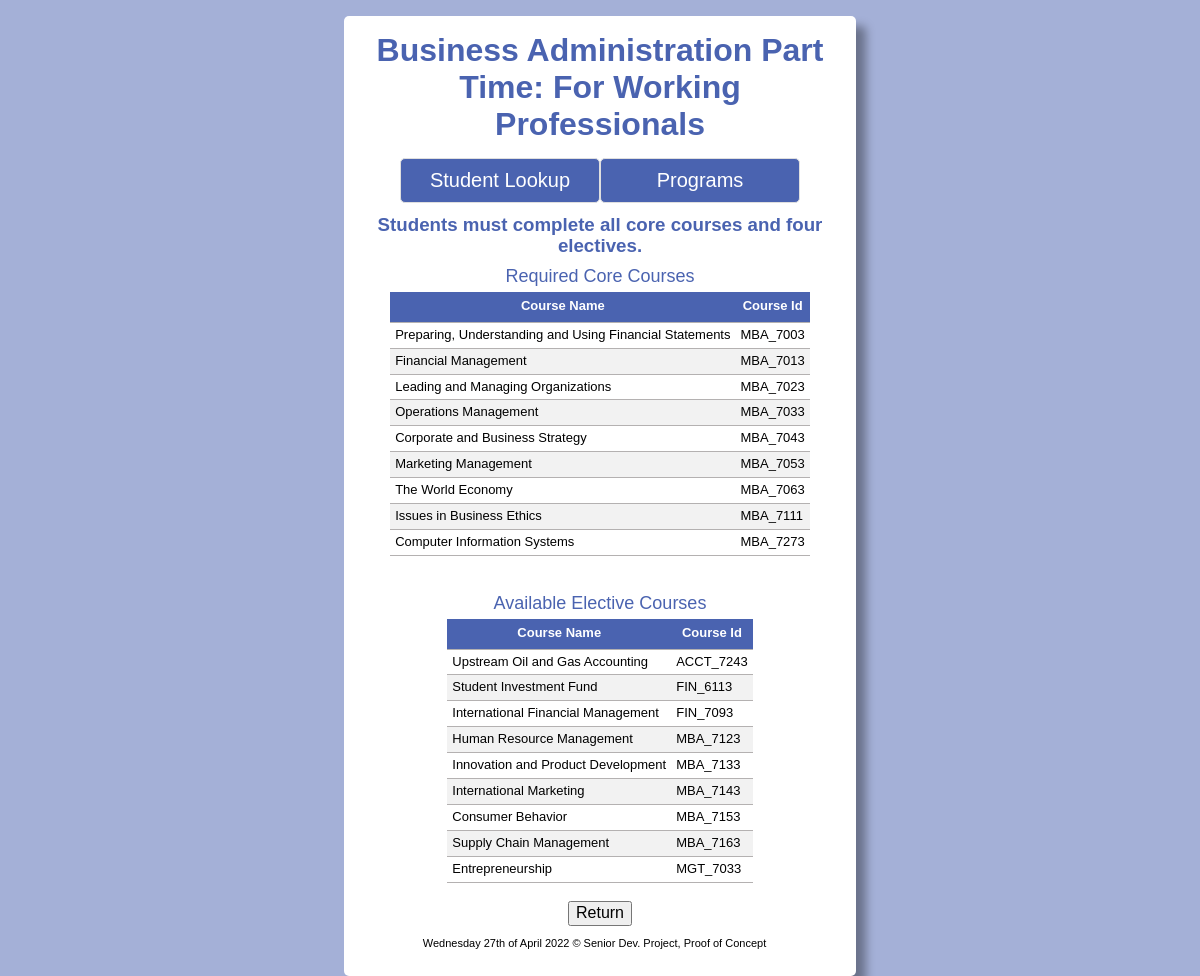
The app's page /SDP/scripts/program/mba_part_time.php with its own data.
### tables this page shows
CREATE TABLE IF NOT EXISTS courses(
course_id VARCHAR(20) NOT NULL,
course_name VARCHAR(100),
PRIMARY KEY(course_id)
);

### SDP/scripts/program/mba_part_time.php (the view, shortened to what this page needs)
<?php
require_once('../echoHTML.php');
require_once('../database.php');
echo '
<!DOCTYPE html>
<html lang="en">
  <head>
    <meta charset="UTF-8" />
    <meta http-equiv="X-UA-Compatible" content="IE=edge" />
    <meta name="viewport" content="width=device-width, initial-scale=1.0" />
    <link rel="stylesheet" href="../../styles/normalize.css" />
    <link rel="stylesheet" href="../../styles/grad_check.css" />
    <title>MBA: Part Time</title>
  </head> ';
echo '<br><h3>Students must complete all core courses and four electives.</h3>';
try {
  $sql = "
    SELECT C.course_name, C.course_id
      FROM requirements AS R, courses AS C
      WHERE R.course_id = C.course_id
      AND R.program_id = 2088
      AND R.course_type = 'C'
      ORDER BY C.course_id;
    ";
  $stmt = $db->query($sql);
  echo '
        <table class="data">
        <caption>Required Core Courses</caption>
        <thead>
         <tr>
           <th>Course Name</th>
           <th>Course Id</th>
         </tr>
        </thead>
        <tbody>';
  while ($row = $stmt->fetch(PDO::FETCH_ASSOC)) {
    echo '
                <tr>
                    <td>' . $row['course_name'] . '</td>
                    <td>' . $row['course_id'] . '</td>
                </tr>';
  }
  echo '</tbody>
     </table><br>';
} catch (PDOException $e) {
  echo $e->getMessage();
}
try {
  $sql = "
  SELECT C.course_name, C.course_id
    FROM requirements AS R, courses AS C
    WHERE R.course_id = C.course_id
    AND R.program_id = 2088
    AND R.course_type = 'E'
    ORDER BY C.course_id;
  ";
  $stmt = $db->query($sql);
  echo '
  <br>
      <table class="data">
      <caption>Available Elective Courses</caption>
      <thead>
       <tr>
         <th>Course Name</th>
         <th>Course Id</th>
       </tr>
      </thead>
      <tbody>';
  while ($row = $stmt->fetch(PDO::FETCH_ASSOC)) {
    echo '
              <tr>
                  <td>' . $row['course_name'] . '</td>
                  <td>' . $row['course_id'] . '</td>
              </tr>';
  }
  echo '</tbody>
   </table><br>';
} catch (PDOException $e) {
  echo $e->getMessage();
}
echo '
<div id="backButton">
<a href="../programs.php"><button class="button1">Return</button></a></div>
';

### SDP/styles/grad_check.css (style rules this page uses)
html { background: rgba(74, 99, 176,.5); background-repeat: no-repeat; background-position: center; background-size: cover; height: 100%; }
body { font-family:'Trebuchet MS', 'Lucida Sans Unicode', 'Lucida Grande', 'Lucida Sans', Arial, sans-serif; margin: 1em; padding: 0; }
h1, h3 { text-align: center; color: rgb(74, 99, 176); margin: 0 0 0.5em; }
table, th, td { border-bottom: 1px solid #b4b1b1; border-collapse: collapse; text-align: left; padding: 5px; }
th { text-align: center; height: 20px; background-color: rgb(74, 99, 176); color: white; }
tr:nth-child(even) { background-color: #f2f2f2; }
caption { font-size: large; padding-bottom: 5px; text-decoration: wavy; color: rgb(74, 99, 176); }
.data, label { margin: auto; font-size: small; width: 40%; }
.data, span { width: auto; }
#backButton { text-align: center; }
#backButton a { text-decoration: none; }

### records on screen
courses: course_name "Preparing, Understanding and Using Financial Statements", course_id "MBA_7003"
courses: course_name "Financial Management", course_id "MBA_7013"
courses: course_name "Leading and Managing Organizations", course_id "MBA_7023"
courses: course_name "Operations Management", course_id "MBA_7033"
courses: course_name "Corporate and Business Strategy", course_id "MBA_7043"
courses: course_name "Marketing Management", course_id "MBA_7053"
courses: course_name "The World Economy", course_id "MBA_7063"
courses: course_name "Issues in Business Ethics", course_id "MBA_7111"
courses: course_name "Computer Information Systems", course_id "MBA_7273"
courses: course_name "Upstream Oil and Gas Accounting", course_id "ACCT_7243"
courses: course_name "Student Investment Fund", course_id "FIN_6113"
courses: course_name "International Financial Management", course_id "FIN_7093"
courses: course_name "Human Resource Management", course_id "MBA_7123"
courses: course_name "Innovation and Product Development", course_id "MBA_7133"
courses: course_name "International Marketing", course_id "MBA_7143"
courses: course_name "Consumer Behavior", course_id "MBA_7153"
courses: course_name "Supply Chain Management", course_id "MBA_7163"
courses: course_name "Entrepreneurship", course_id "MGT_7033"

### other values on screen
$h1 "Business Administration Part Time: For Working Professionals"
